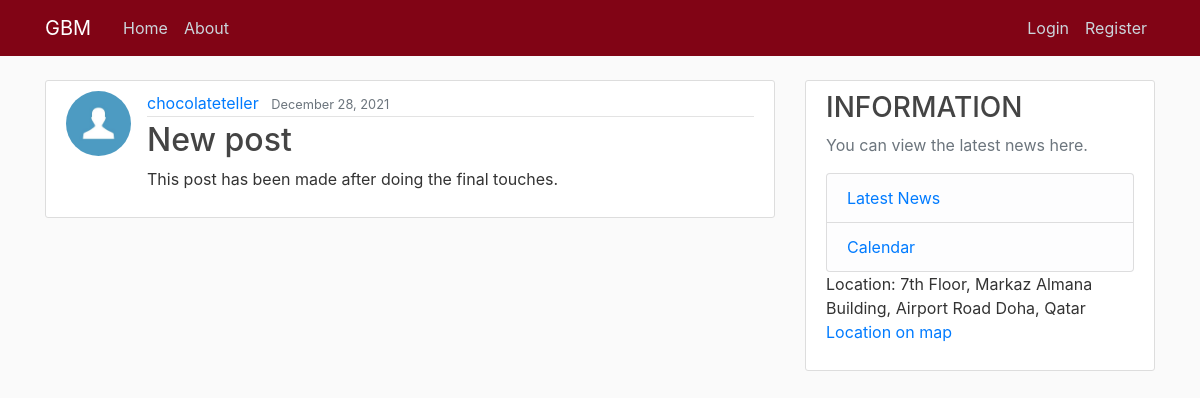
The app's page /post/17/ with its own data.
### blog/models.py (models this page shows, shortened)
class Post(models.Model):
    title = models.CharField(max_length=50)
    content = models.TextField()
    date_posted = models.DateTimeField(default=timezone.now)
    author = models.ForeignKey(User, on_delete=models.CASCADE)

### users/models.py (models this page shows, shortened)
class Profile(models.Model):
    user = models.OneToOneField(User, on_delete=models.CASCADE)
    image = models.ImageField(default='default.jpg', upload_to='profile_pics')

### blog/views.py (the view)
# urls.py: path('post/<int:pk>/', PostDetailView.as_view(), name='post-detail'),
class PostDetailView(DetailView):
    model = Post

### blog/templates/blog/post_detail.html (shortened to what this page needs)
{% extends "blog/base.html" %}
{% block content %}
    <article class="media content-section">
        <img class="rounded-circle article-img" src="{{object.author.profile.image.url}}" alt="">
        <div class="media-body">
            <div class="article-metadata">
                <a class="mr-2" href="{% url 'user-posts' object.author.username %}">{{ object.author }}</a>
                <small class="text-muted">{{ object.date_posted|date:'F d, Y' }}</small>
            </div>
            <h2 class="article-title">{{ object.title }}</h2>
            <p class="article-content">{{ object.content }}</p>
        </div>
    </article>
{% endblock content %}

### blog/static/blog/main.css (style rules this page uses)
body { background: #fafafa; color: #333333; margin-top: 5rem; }
h1, h2, h3, h4, h5, h6 { color: #444444; }
.content-section { background: #ffffff; padding: 10px 20px; border: 1px solid #dddddd; border-radius: 3px; margin-bottom: 20px; }
.article-title { color: #444444; }
.article-content { white-space: pre-line; }
.article-img { height: 65px; width: 65px; margin-right: 16px; }
.article-metadata { padding-bottom: 1px; margin-bottom: 4px; border-bottom: 1px solid#e3e3e3 }

### records on screen
Post: author.profile.image (placeholder picture), author "chocolateteller", date_posted "December 28, 2021", title "New post", content "This post has been made after doing the final touches."
